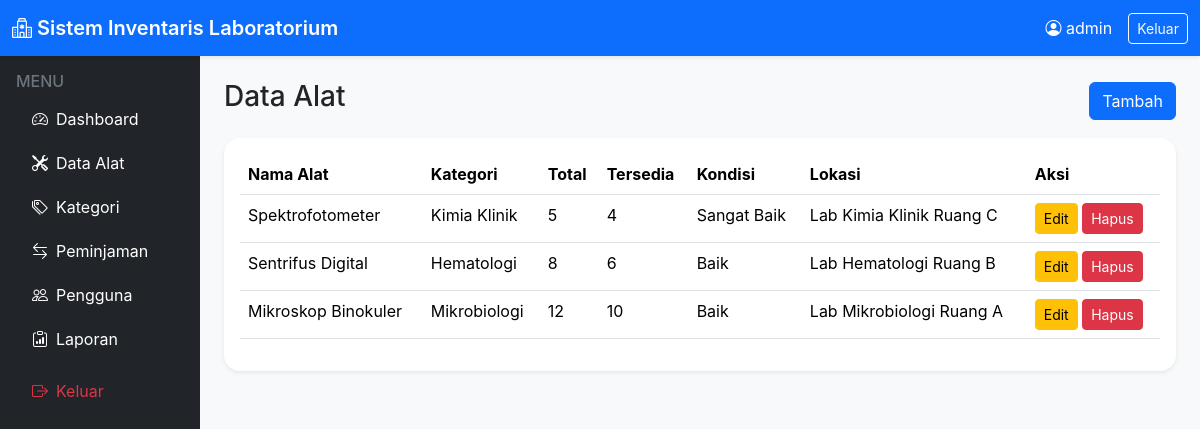
The app's page /admin/equipment.php (signed in) with its own data.
### tables this page shows
CREATE TABLE IF NOT EXISTS equipment (
    id INT AUTO_INCREMENT PRIMARY KEY,
    nama_alat VARCHAR(150) NOT NULL,
    kategori_id INT NULL,
    jumlah_total INT NOT NULL,
    jumlah_tersedia INT NOT NULL,
    kondisi VARCHAR(100) NOT NULL,
    lokasi VARCHAR(150) NOT NULL,
    created_at TIMESTAMP DEFAULT CURRENT_TIMESTAMP,
    CONSTRAINT fk_equipment_category FOREIGN KEY (kategori_id) REFERENCES categories(id) ON DELETE SET NULL
);

CREATE TABLE IF NOT EXISTS categories (
    id INT AUTO_INCREMENT PRIMARY KEY,
    nama_kategori VARCHAR(100) NOT NULL
);

### admin/equipment.php (the view, shortened to what this page needs)
<?php
require_once '../config/database.php';
$equipments = mysqli_query($conn, 'SELECT e.*, c.nama_kategori FROM equipment e LEFT JOIN categories c ON c.id=e.kategori_id ORDER BY e.id DESC');
include '../includes/header.php'; include '../includes/sidebar.php';
?>
<div class="d-flex justify-content-between align-items-center mb-3"><h3>Data Alat</h3><button class="btn btn-primary" data-bs-toggle="modal" data-bs-target="#addEquipment">Tambah</button></div>
<div class="card border-0 shadow-sm"><div class="card-body table-responsive"><table class="table table-hover"><thead><tr><th>Nama Alat</th><th>Kategori</th><th>Total</th><th>Tersedia</th><th>Kondisi</th><th>Lokasi</th><th>Aksi</th></tr></thead><tbody>
<?php while($e=mysqli_fetch_assoc($equipments)): ?>
<tr><td><?= htmlspecialchars($e['nama_alat']); ?></td><td><?= htmlspecialchars($e['nama_kategori'] ?? '-'); ?></td><td><?= $e['jumlah_total']; ?></td><td><?= $e['jumlah_tersedia']; ?></td><td><?= htmlspecialchars($e['kondisi']); ?></td><td><?= htmlspecialchars($e['lokasi']); ?></td><td><button class="btn btn-sm btn-warning" data-bs-toggle="modal" data-bs-target="#edit<?= $e['id']; ?>">Edit</button> <a href="?hapus=<?= $e['id']; ?>" class="btn btn-sm btn-danger" onclick="return confirm('Hapus data alat?')">Hapus</a></td></tr>
<?php endwhile; ?>
</tbody></table></div></div>
<?php include '../includes/footer.php'; ?>

### includes/header.php (shortened to what this page needs)
<!doctype html>
<html lang="id">
<head>
    <link href="https://cdn.jsdelivr.net/npm/bootstrap@5.3.2/dist/css/bootstrap.min.css" rel="stylesheet">
    <link rel="stylesheet" href="https://cdn.jsdelivr.net/npm/bootstrap-icons@1.11.1/font/bootstrap-icons.css">
    <link rel="stylesheet" href="/lab-inventory/assets/css/style.css">
</head>
<body class="bg-light">
<nav class="navbar navbar-expand-lg navbar-dark bg-primary shadow-sm">
    <div class="container-fluid">
        <a class="navbar-brand fw-semibold" href="#">
            <i class="bi bi-hospital"></i> Sistem Inventaris Laboratorium
        </a>
        <div class="ms-auto text-white d-flex align-items-center gap-3">
            <span><i class="bi bi-person-circle"></i> <?= htmlspecialchars($_SESSION['username'] ?? 'Tamu'); ?></span>
            <a href="/lab-inventory/auth/logout.php" class="btn btn-sm btn-outline-light">Keluar</a>
        </div>
    </div>
</nav>
<div class="container-fluid">
    <div class="row">

### includes/sidebar.php (shortened to what this page needs)
<?php $isAdmin = ($_SESSION['role'] ?? '') === 'admin'; ?>
<aside class="col-lg-2 col-md-3 sidebar bg-dark text-white min-vh-100 p-3">
    <h6 class="text-uppercase text-secondary">Menu</h6>
    <ul class="nav flex-column gap-1">
        <li class="nav-item"><a class="nav-link text-white" href="<?= $isAdmin ? '/lab-inventory/admin/dashboard.php' : '/lab-inventory/user/dashboard.php'; ?>"><i class="bi bi-speedometer2 me-2"></i>Dashboard</a></li>
        <li class="nav-item"><a class="nav-link text-white" href="<?= $isAdmin ? '/lab-inventory/admin/equipment.php' : '/lab-inventory/user/equipment.php'; ?>"><i class="bi bi-tools me-2"></i>Data Alat</a></li>
        <?php if ($isAdmin): ?>
            <li class="nav-item"><a class="nav-link text-white" href="/lab-inventory/admin/categories.php"><i class="bi bi-tags me-2"></i>Kategori</a></li>
            <li class="nav-item"><a class="nav-link text-white" href="/lab-inventory/admin/borrowings.php"><i class="bi bi-arrow-left-right me-2"></i>Peminjaman</a></li>
            <li class="nav-item"><a class="nav-link text-white" href="/lab-inventory/admin/users.php"><i class="bi bi-people me-2"></i>Pengguna</a></li>
            <li class="nav-item"><a class="nav-link text-white" href="/lab-inventory/admin/borrowings.php?laporan=1"><i class="bi bi-clipboard-data me-2"></i>Laporan</a></li>
        <?php endif; ?>
        <li class="nav-item mt-2"><a class="nav-link text-danger" href="/lab-inventory/auth/logout.php"><i class="bi bi-box-arrow-right me-2"></i>Keluar</a></li>
    </ul>
</aside>
<main class="col-lg-10 col-md-9 p-4">

### includes/footer.php (shortened to what this page needs)
</main>
</div>
</div>
</body>
</html>

### assets/css/style.css (style rules this page uses)
:root { --primary: #0d6efd; --success: #198754; --bg: #f8f9fa; }
body { background-color: var(--bg); font-family: "Inter", "Segoe UI", sans-serif; }
.sidebar .nav-link { border-radius: 0.5rem; transition: all 0.2s ease; }
.card { border-radius: 1rem; }
.table thead th { white-space: nowrap; }

### records on screen
equipment: nama_alat "Spektrofotometer", kategori.nama_kategori "Kimia Klinik", jumlah_total "5", jumlah_tersedia "4", kondisi "Sangat Baik", lokasi "Lab Kimia Klinik Ruang C"
equipment: nama_alat "Sentrifus Digital", kategori.nama_kategori "Hematologi", jumlah_total "8", jumlah_tersedia "6", kondisi "Baik", lokasi "Lab Hematologi Ruang B"
equipment: nama_alat "Mikroskop Binokuler", kategori.nama_kategori "Mikrobiologi", jumlah_total "12", jumlah_tersedia "10", kondisi "Baik", lokasi "Lab Mikrobiologi Ruang A"

### other values on screen
$_SESSION['username'] "admin"
